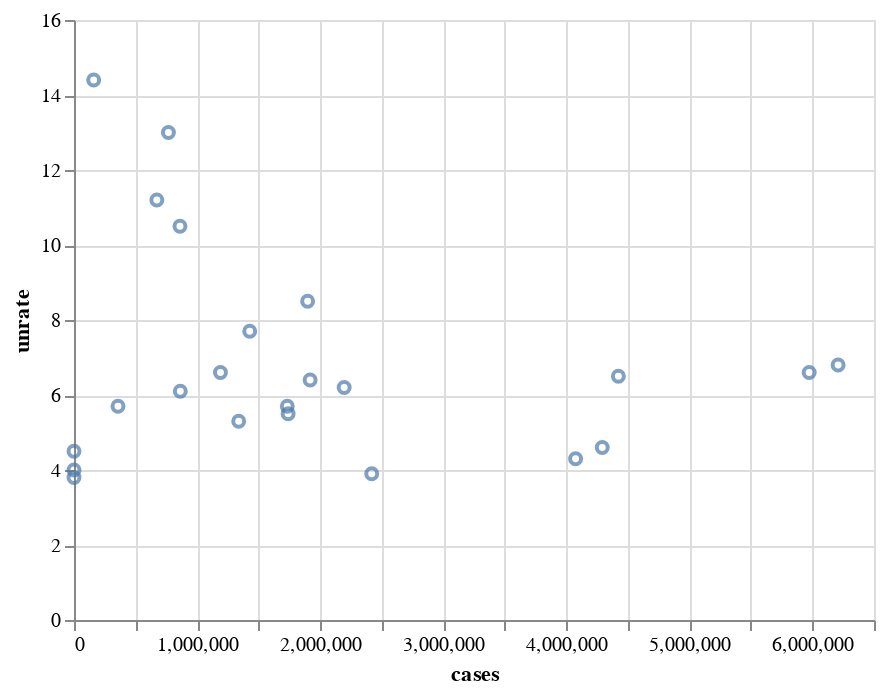

Notebook source saved alongside this figure:
### Markdown cell above
* The first two charts are relatively simple and can be treated as graphs showing the correlation details mentioned in Section 2.

### Code cell
alt.Chart(df[mask]).mark_point().encode(x = 'cases', y = 'unrate')

### Figure 1 — Vega-Lite specification as saved in the notebook (floating-point values rounded to 4 significant figures)
{"config": {"view": {"continuousWidth": 400, "continuousHeight": 300}}, "data": {"name": "data-3f3ca70e412e0c27c781a16efaeb3653"}, "mark": "point", "encoding": {"x": {"type": "quantitative", "field": "cases"}, "y": {"type": "quantitative", "field": "unrate"}}, "$schema": "https://vega.github.io/schema/vega-lite/v4.8.1.json", "datasets": {"data-3f3ca70e412e0c27c781a16efaeb3653": [{"date": "2020-01-01T00:00:00", "unrate": 4.0, "unrate_men": 4.2, "unrate_women": 3.7, "unrate_16_to_17": 11.2, "unrate_18_to_19": 14.1, "unrate_20_to_24": 7.6, "unrate_25_to_34": 4.2, "unrate_35_to_44": 3.1, "unrate_45_to_54": 2.7, "unrate_55_over": 2.9, "year": 2020, "month": 1, "cases": 0.0, "deaths": 0.0, "is_covid_period": 1}, {"date": "2020-02-01T00:00:00", "unrate": 3.8, "unrate_men": 4.1, "unrate_women": 3.4, "unrate_16_to_17": 9.9, "unrate_18_to_19": 12.3, "unrate_20_to_24": 6.7, "unrate_25_to_34": 4.0, "unrate_35_to_44": 3.0, "unrate_45_to_54": 2.8, "unrate_55_over": 2.8, "year": 2020, "month": 2, "cases": 0.0, "deaths": 0.0, "is_covid_period": 1}, {"date": "2020-03-01T00:00:00", "unrate": 4.5, "unrate_men": 4.8, "unrate_women": 4.2, "unrate_16_to_17": 16.5, "unrate_18_to_19": 12.2, "unrate_20_to_24": 8.6, "unrate_25_to_34": 4.5, "unrate_35_to_44": 3.6, "unrate_45_to_54": 3.4, "unrate_55_over": 3.5, "year": 2020, "month": 3, "cases": 77.0, "deaths": 3.0, "is_covid_period": 1}, {"date": "2020-04-01T00:00:00", "unrate": 14.4, "unrate_men": 13.3, "unrate_women": 15.7, "unrate_16_to_17": 30.1, "unrate_18_to_19": 33.3, "unrate_20_to_24": 25.0, "unrate_25_to_34": 14.3, "unrate_35_to_44": 11.3, "unrate_45_to_54": 12.1, "unrate_55_over": 13.4, "year": 2020, "month": 4, "cases": 160100.0, "deaths": 3114.0, "is_covid_period": 1}, {"date": "2020-05-01T00:00:00", "unrate": 13.0, "unrate_men": 11.9, "unrate_women": 14.3, "unrate_16_to_17": 31.9, "unrate_18_to_19": 30.1, "unrate_20_to_24": 23.2, "unrate_25_to_34": 13.1, "unrate_35_to_44": 9.8, "unrate_45_to_54": 10.4, "unrate_55_over": 11.5, "year": 2020, "month": 5, "cases": 767300.0, "deaths": 43440.0, "is_covid_period": 1}, {"date": "2020-06-01T00:00:00", "unrate": 11.2, "unrate_men": 10.5, "unrate_women": 12.0, "unrate_16_to_17": 27.2, "unrate_18_to_19": 22.9, "unrate_20_to_24": 20.1, "unrate_25_to_34": 11.7, "unrate_35_to_44": 8.9, "unrate_45_to_54": 8.3, "unrate_55_over": 9.7, "year": 2020, "month": 6, "cases": 673100.0, "deaths": 37030.0, "is_covid_period": 1}, {"date": "2020-07-01T00:00:00", "unrate": 10.5, "unrate_men": 9.7, "unrate_women": 11.3, "unrate_16_to_17": 19.6, "unrate_18_to_19": 18.8, "unrate_20_to_24": 18.2, "unrate_25_to_34": 11.5, "unrate_35_to_44": 8.2, "unrate_45_to_54": 8.0, "unrate_55_over": 9.0, "year": 2020, "month": 7, "cases": 861000.0, "deaths": 21300.0, "is_covid_period": 1}, {"date": "2020-08-01T00:00:00", "unrate": 8.5, "unrate_men": 8.0, "unrate_women": 9.1, "unrate_16_to_17": 13.3, "unrate_18_to_19": 17.4, "unrate_20_to_24": 13.7, "unrate_25_to_34": 9.8, "unrate_35_to_44": 6.5, "unrate_45_to_54": 6.4, "unrate_55_over": 7.8, "year": 2020, "month": 8, "cases": 1898000.0, "deaths": 26300.0, "is_covid_period": 1}, {"date": "2020-09-01T00:00:00", "unrate": 7.7, "unrate_men": 7.3, "unrate_women": 8.0, "unrate_16_to_17": 14.8, "unrate_18_to_19": 16.8, "unrate_20_to_24": 12.4, "unrate_25_to_34": 8.4, "unrate_35_to_44": 6.1, "unrate_45_to_54": 6.2, "unrate_55_over": 6.6, "year": 2020, "month": 9, "cases": 1428000.0, "deaths": 28620.0, "is_covid_period": 1}, {"date": "2020-10-01T00:00:00", "unrate": 6.6, "unrate_men": 6.6, "unrate_women": 6.5, "unrate_16_to_17": 11.6, "unrate_18_to_19": 14.0, "unrate_20_to_24": 10.5, "unrate_25_to_34": 7.1, "unrate_35_to_44": 5.6, "unrate_45_to_54": 5.7, "unrate_55_over": 5.2, "year": 2020, "month": 10, "cases": 1190000.0, "deaths": 22680.0, "is_covid_period": 1}, {"date": "2020-11-01T00:00:00", "unrate": 6.4, "unrate_men": 6.6, "unrate_women": 6.1, "unrate_16_to_17": 13.9, "unrate_18_to_19": 12.8, "unrate_20_to_24": 9.9, "unrate_25_to_34": 6.7, "unrate_35_to_44": 5.4, "unrate_45_to_54": 5.2, "unrate_55_over": 5.7, "year": 2020, "month": 11, "cases": 1919000.0, "deaths": 22670.0, "is_covid_period": 1}, {"date": "2020-12-01T00:00:00", "unrate": 6.5, "unrate_men": 6.7, "unrate_women": 6.3, "unrate_16_to_17": 11.8, "unrate_18_to_19": 15.3, "unrate_20_to_24": 10.6, "unrate_25_to_34": 6.4, "unrate_35_to_44": 5.5, "unrate_45_to_54": 5.3, "unrate_55_over": 5.8, "year": 2020, "month": 12, "cases": 4423000.0, "deaths": 39330.0, "is_covid_period": 1}, {"date": "2021-01-01T00:00:00", "unrate": 6.8, "unrate_men": 7.1, "unrate_women": 6.5, "unrate_16_to_17": 15.2, "unrate_18_to_19": 15.9, "unrate_20_to_24": 10.8, "unrate_25_to_34": 7.2, "unrate_35_to_44": 6.1, "unrate_45_to_54": 5.2, "unrate_55_over": 5.6, "year": 2021, "month": 1, "cases": 6208000.0, "deaths": 75430.0, "is_covid_period": 1}, {"date": "2021-02-01T00:00:00", "unrate": 6.6, "unrate_men": 7.0, "unrate_women": 6.1, "unrate_16_to_17": 14.5, "unrate_18_to_19": 14.0, "unrate_20_to_24": 10.0, "unrate_25_to_34": 6.7, "unrate_35_to_44": 6.0, "unrate_45_to_54": 5.2, "unrate_55_over": 5.6, "year": 2021, "month": 2, "cases": 5973000.0, "deaths": 92420.0, "is_covid_period": 1}, {"date": "2021-03-01T00:00:00", "unrate": 6.2, "unrate_men": 6.5, "unrate_women": 5.8, "unrate_16_to_17": 12.0, "unrate_18_to_19": 12.7, "unrate_20_to_24": 10.4, "unrate_25_to_34": 7.0, "unrate_35_to_44": 5.4, "unrate_45_to_54": 4.7, "unrate_55_over": 4.8, "year": 2021, "month": 3, "cases": 2195000.0, "deaths": 68220.0, "is_covid_period": 1}, {"date": "2021-04-01T00:00:00", "unrate": 5.7, "unrate_men": 6.0, "unrate_women": 5.4, "unrate_16_to_17": 10.5, "unrate_18_to_19": 10.9, "unrate_20_to_24": 9.8, "unrate_25_to_34": 6.2, "unrate_35_to_44": 4.7, "unrate_45_to_54": 4.7, "unrate_55_over": 4.8, "year": 2021, "month": 4, "cases": 1733000.0, "deaths": 36250.0, "is_covid_period": 1}, {"date": "2021-05-01T00:00:00", "unrate": 5.5, "unrate_men": 5.7, "unrate_women": 5.2, "unrate_16_to_17": 9.2, "unrate_18_to_19": 9.7, "unrate_20_to_24": 10.3, "unrate_25_to_34": 5.5, "unrate_35_to_44": 4.7, "unrate_45_to_54": 4.5, "unrate_55_over": 4.6, "year": 2021, "month": 5, "cases": 1740000.0, "deaths": 23120.0, "is_covid_period": 1}, {"date": "2021-06-01T00:00:00", "unrate": 6.1, "unrate_men": 6.1, "unrate_women": 6.1, "unrate_16_to_17": 15.0, "unrate_18_to_19": 12.3, "unrate_20_to_24": 9.9, "unrate_25_to_34": 6.5, "unrate_35_to_44": 5.2, "unrate_45_to_54": 4.6, "unrate_55_over": 5.0, "year": 2021, "month": 6, "cases": 863700.0, "deaths": 17600.0, "is_covid_period": 1}, {"date": "2021-07-01T00:00:00", "unrate": 5.7, "unrate_men": 5.5, "unrate_women": 5.8, "unrate_16_to_17": 12.8, "unrate_18_to_19": 9.9, "unrate_20_to_24": 9.5, "unrate_25_to_34": 6.3, "unrate_35_to_44": 4.8, "unrate_45_to_54": 4.0, "unrate_55_over": 4.6, "year": 2021, "month": 7, "cases": 357400.0, "deaths": 8692.0, "is_covid_period": 1}, {"date": "2021-08-01T00:00:00", "unrate": 5.3, "unrate_men": 5.1, "unrate_women": 5.5, "unrate_16_to_17": 10.7, "unrate_18_to_19": 11.0, "unrate_20_to_24": 9.1, "unrate_25_to_34": 5.8, "unrate_35_to_44": 4.4, "unrate_45_to_54": 4.2, "unrate_55_over": 4.1, "year": 2021, "month": 8, "cases": 1338000.0, "deaths": 6896.0, "is_covid_period": 1}, {"date": "2021-09-01T00:00:00", "unrate": 4.6, "unrate_men": 4.6, "unrate_women": 4.5, "unrate_16_to_17": 9.2, "unrate_18_to_19": 12.6, "unrate_20_to_24": 7.7, "unrate_25_to_34": 5.0, "unrate_35_to_44": 3.8, "unrate_45_to_54": 3.7, "unrate_55_over": 3.3, "year": 2021, "month": 9, "cases": 4292000.0, "deaths": 23160.0, "is_covid_period": 1}, {"date": "2021-10-01T00:00:00", "unrate": 4.3, "unrate_men": 4.2, "unrate_women": 4.4, "unrate_16_to_17": 8.6, "unrate_18_to_19": 12.7, "unrate_20_to_24": 6.8, "unrate_25_to_34": 4.5, "unrate_35_to_44": 3.6, "unrate_45_to_54": 3.5, "unrate_55_over": 3.3, "year": 2021, "month": 10, "cases": 4075000.0, "deaths": 62800.0, "is_covid_period": 1}, {"date": "2021-11-01T00:00:00", "unrate": 3.9, "unrate_men": 3.9, "unrate_women": 3.9, "unrate_16_to_17": 9.7, "unrate_18_to_19": 11.0, "unrate_20_to_24": 6.6, "unrate_25_to_34": 3.8, "unrate_35_to_44": 3.6, "unrate_45_to_54": 2.8, "unrate_55_over": 3.1, "year": 2021, "month": 11, "cases": 2419000.0, "deaths": 47310.0, "is_covid_period": 1}]}}
